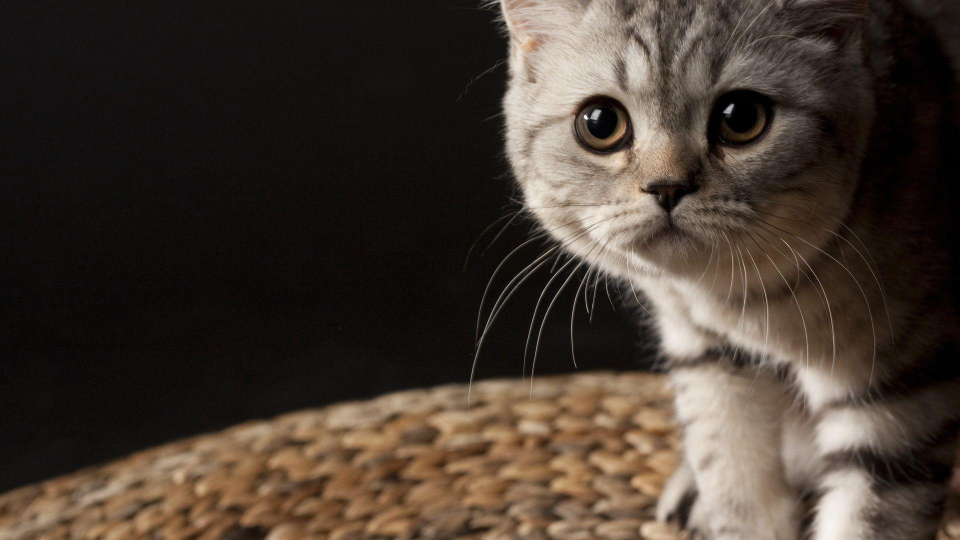
#> input picture classic/ph/largeCat.jpg, 1920 x 1080 px (shown at 1/2 size); the run also reads 1 picture not shown here
$ jupyter execute processing.ipynb
#> lines starting #> are read from the running program, lines starting #| are printed output that depends on the picture
[cell 1]
import cv2 as cv
from matplotlib import pyplot as plt
import numpy as np

[cell 2]
def imshow(image):
    cv.imshow('image', image)
    cv.waitKey(0)
    cv.destroyWindow('image')

### Image gradients

Расшерение понятия производной для изображений дает нам все те же возможности, которые мы используем в математике. Самый простой пример - самый простой
алгоритм поиска углов завязан на резком перепаде производной в точках угла.

#### Sobel Derivative

Производная по Собелю - простая штука

Здесь "*" это свертка. Так что на деле это просто свертка с фиксированным ядром.
Поскольку производная по x и y различна их можно незатейливо скомбинировать и получить магнитуду

[cell 3]
img = cv.imread("./ph/largeCat.jpg")
#> img is the input picture: shape (1080, 1920, 3); mean B, G, R 48.1, 57.3, 68.3
img = cv.resize(img, (640,640))
#> img: shape (640, 640, 3)
grayed = cv.cvtColor(img, cv.COLOR_BGR2GRAY)
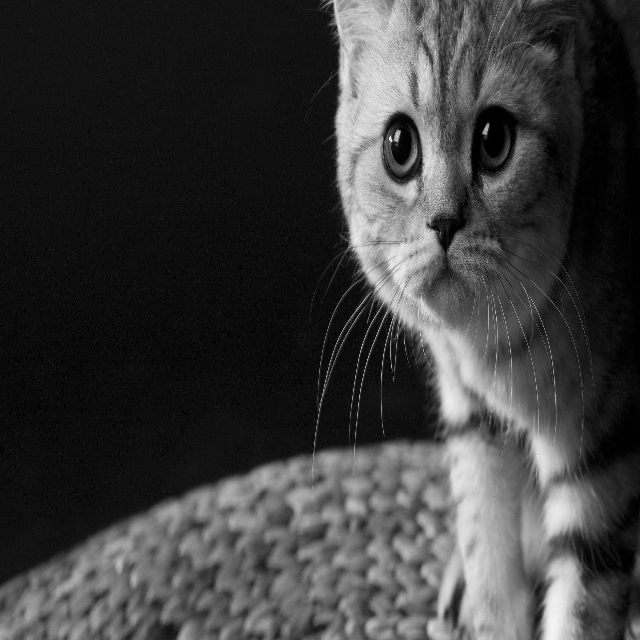
#> grayed: shape (640, 640); min 0, max 253, mean 59.5
sobelx = cv.Sobel(grayed,cv.CV_64F,1,0,ksize=5)
sobely = cv.Sobel(grayed,cv.CV_64F,0,1,ksize=5)
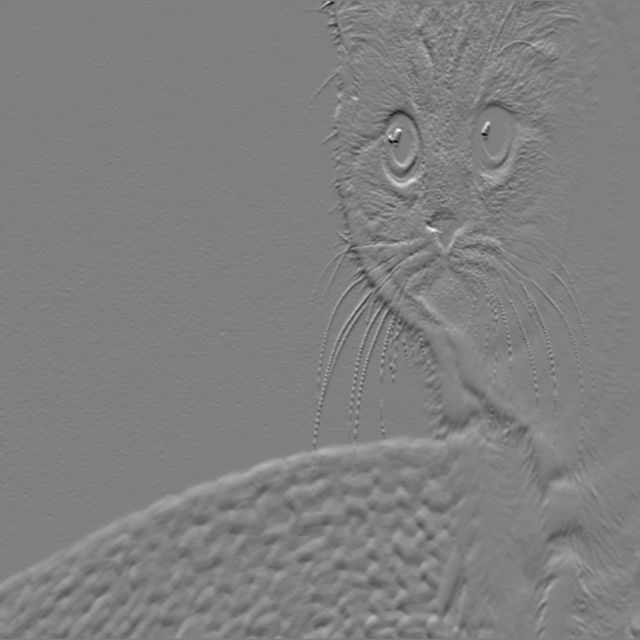
#> sobely: shape (640, 640) float64; min -6143, max 6111, mean 11.1; drawn with min black and max white
f = plt.figure(figsize=(20,20))
f.add_subplot(221)
plt.imshow(cv.cvtColor(img, cv.COLOR_BGR2RGB))
f.add_subplot(222)
plt.imshow(sobelx, cmap = 'gray')
f.add_subplot(223)
plt.imshow(sobely, cmap = 'gray')
f.add_subplot(224)
sobel = np.sqrt(sobelx*sobelx + sobely*sobely)
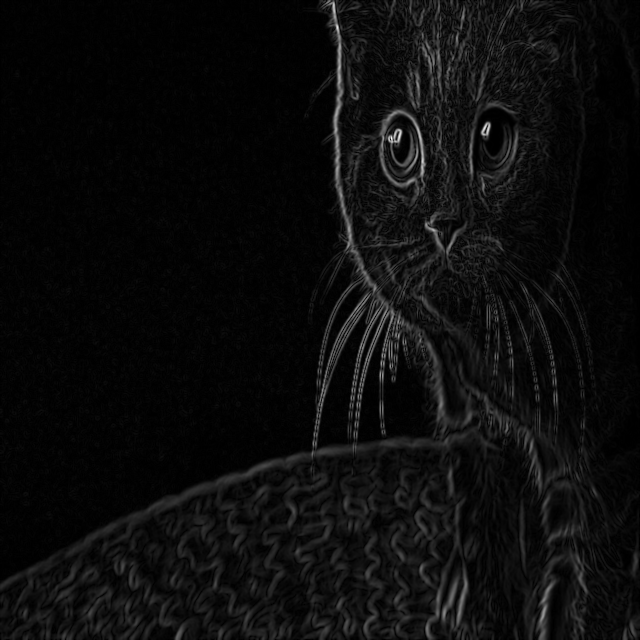
#> sobel: shape (640, 640) float64; min 0, max 9250.9, mean 461.6; drawn with min black and max white
plt.imshow(sobel, cmap = 'gray')
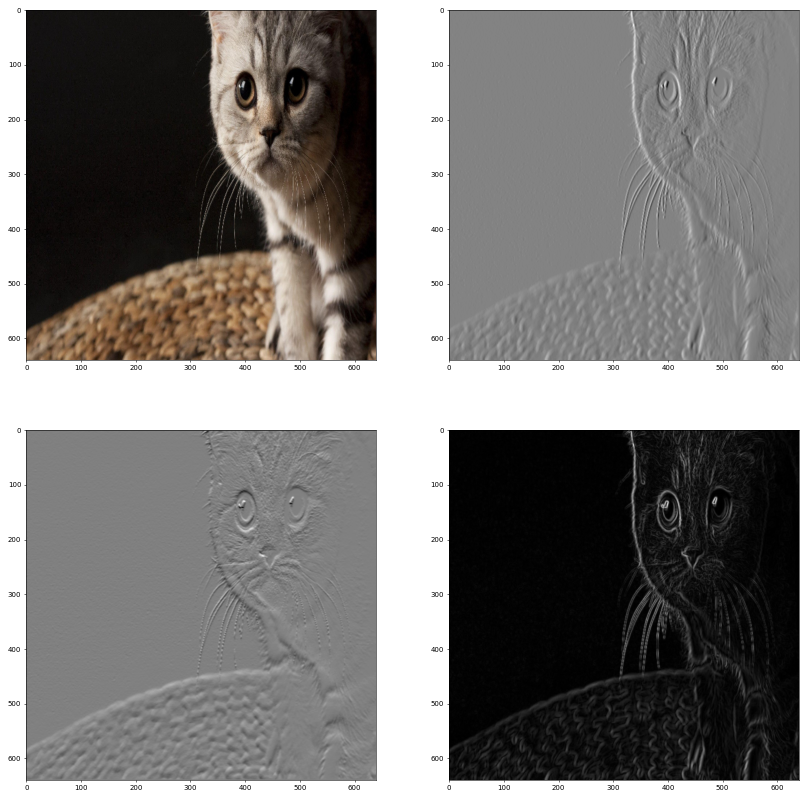
#> figure drawn by matplotlib, 4 panels

#### Laplacian

На деле отличается, что под коробкой комбинирует производную по x и y, суммируя их и беря производную дважды (по собелю). Ну и еще вроде ядро другое

[cell 4]
img = cv.imread("./ph/largeCat.jpg")
img = cv.resize(img, (640,640))
grayed = cv.cvtColor(img, cv.COLOR_BGR2GRAY)
laplacian = cv.Laplacian(img,cv.CV_64F, ksize = 5)
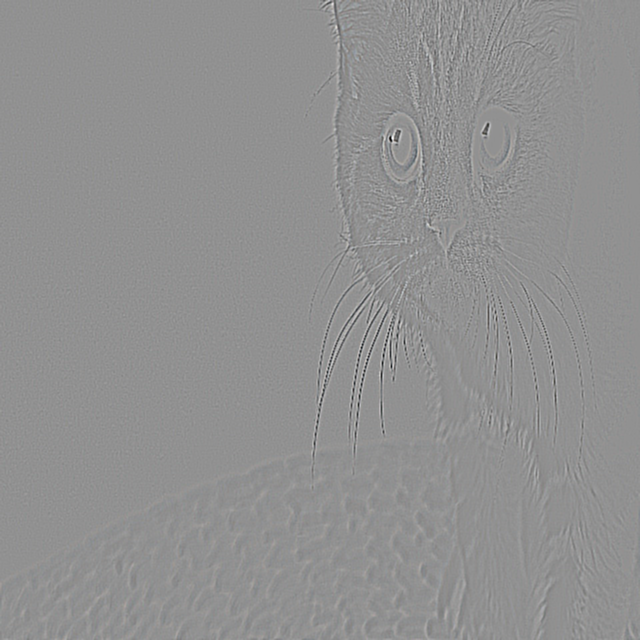
#> laplacian: shape (640, 640, 3) float64; mean B, G, R 0, 0, 0; drawn with min black and max white
f = plt.figure(figsize=(20,20))
f.add_subplot(121)
plt.imshow(cv.cvtColor(img, cv.COLOR_BGR2RGB))
f.add_subplot(122)
plt.imshow(laplacian, cmap = 'gray')
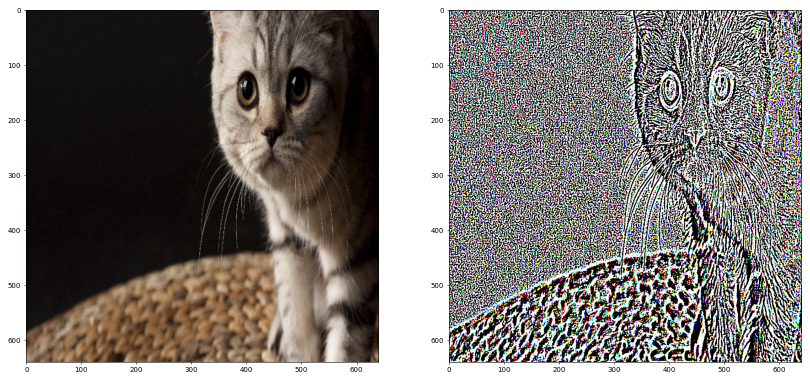
#> figure drawn by matplotlib, 2 panels; B, G, R data is drawn as R, G, B

Рисуется прямо таки очень странно, ну да ладно

#### Template Matching

Я не знаю, как мне не пришло это в голову на собесе, но да. Базовый поиск шаблона, это банальная задача сравнения шаблона и изображения, как
в свертке. Берем шаблон в качестве ядра свертки и проходимся им по изображению. В точке, где найдется максимум (минимум) по метрике, присутствует наш шаблон.
Базовый он, потому что это все еще +/- обычная свертка: скейлинг, вращения или любые другие трансформации шаблона/шаблона на фото скорее всего приведут
к тому, что таким способом на фото мы его найти не сможем. Кстати метрик сравнения достаточно много, для примера возьму одну.

[cell 5]
img = cv.imread("./ph/smallCat.jpg")
template = cv.imread("./ph/catsEye.png")
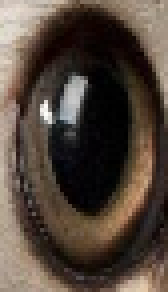
#> input picture classic/ph/catsEye.png, 42 x 73 px (shown 4 times larger)
#> template is the input picture: shape (73, 42, 3); mean B, G, R 59.3, 69.4, 82.4
plt.imshow(cv.cvtColor(template, cv.COLOR_BGR2RGB))
f = plt.figure(figsize=(20,20))
f.add_subplot(121)
plt.imshow(cv.cvtColor(img, cv.COLOR_BGR2RGB))

res = cv.matchTemplate(img, template, cv.TM_CCOEFF)
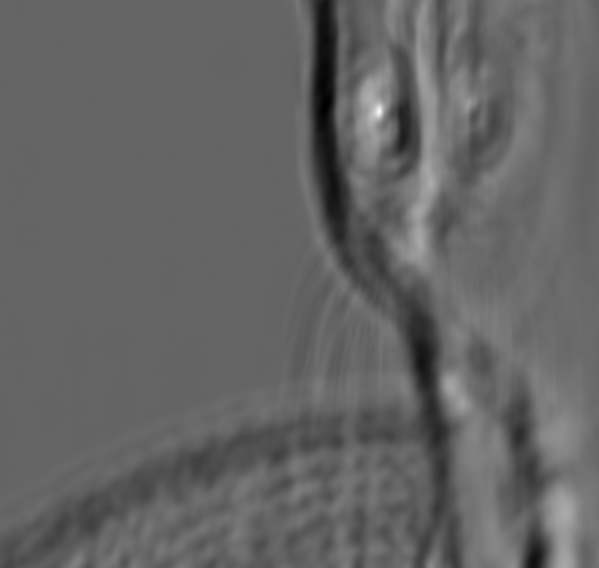
#> res: shape (568, 599) float32; min -21491878, max 32701014, mean -37412.1; drawn with min black and max white
_, _, _, max_loc = cv.minMaxLoc(res)
#> max_loc = (379, 111)
topLeftPoint = max_loc
#> topLeftPoint = (379, 111)
botRightPoint = (max_loc[0] + template.shape[1], max_loc[1] + template.shape[0])
#> botRightPoint = (421, 184)
cv.rectangle(img, topLeftPoint, botRightPoint, color = (0,0,255), thickness=3)
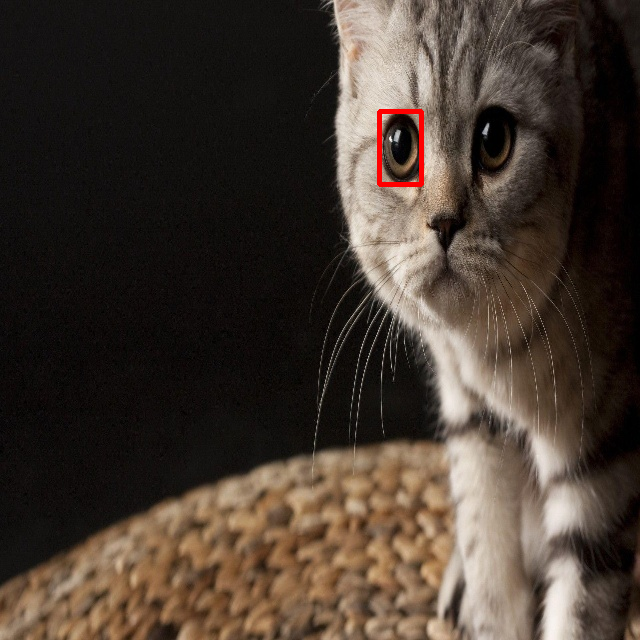
#> img: shape (640, 640, 3); mean B, G, R 47.6, 56.8, 68.5

f.add_subplot(122)
plt.imshow(cv.cvtColor(img, cv.COLOR_BGR2RGB))
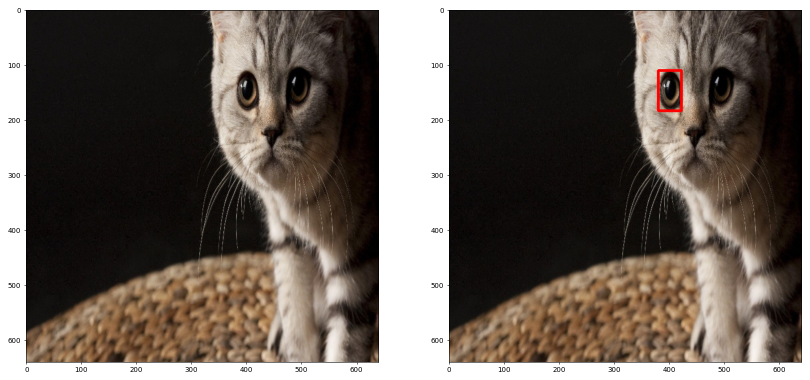
#> figure drawn by matplotlib, 2 panels
